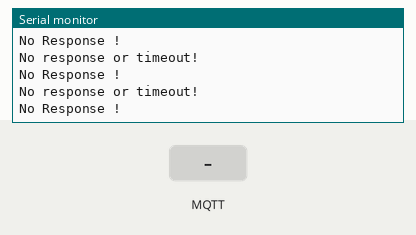
A sketch run on a simulated ESP32. Shown: the last lines printed to the serial monitor. The inputs (shaded band) are chosen by the test bench. WiFi joins after 1.5 s; servers stay silent unless stated; no MQTT or app messages arrive unless stated.

Above: at 2.7 s.
2.8 s: MQTT message "SmartAgri/light" arrives on the first subscribed topic
At 3.26 s:
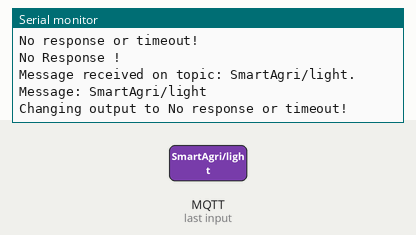
4.6 s: MQTT message "on" arrives on the first subscribed topic
6.2 s: MQTT message "off" arrives on the first subscribed topic
At 6.47 s:
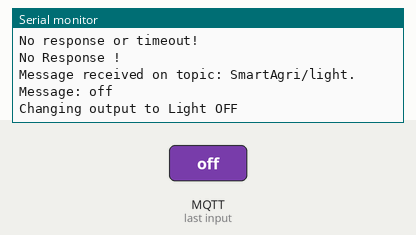

Measured:
- after the input at 2.8 s, the serial monitor: prints a new line after 0.36 s (image 1)
- after the input at 6.2 s, the serial monitor: prints a new line after 0.17 s (image 2)

The sketch:

ESP32_MQTT.ino
```cpp
#include <WiFi.h>
#include <PubSubClient.h>

/*
Subscribe means get reading MQTT Broker
Publish   means send values MQTT Broker
For testing, we will use the free Mosquitto broker (test.mosquitto.org).

*/

#define RTD_SLAVE_ID 3  // ADAM 4015 ID
#define RS485_BAUD_RATE 9600
#define REG_COUNT 5
#define RS485_TX_PIN 17
#define RS485_RX_PIN 16
#define RS485_DE_RE_PIN 4  // DE and RE pins tied together and connected to GPIO 4

HardwareSerial RS485Serial(1);

const char* ssid = "ECC";
const char* password = "123456789";
// const char* mqtt_server = "test.mosquitto.org"; // online mosquitto broker
const char* mqtt_server = "192.168.136.236"; // local pc mosquitto broker

WiFiClient espClient;
PubSubClient client(espClient);

bool ON = LOW;
bool OFF = HIGH;

void connectWiFi() {
  WiFi.begin(ssid, password);
  Serial.println("Connecting to WiFi...");

  // Wait for connection
  while (WiFi.status() != WL_CONNECTED) {
    Serial.print(".");
    delay(500);
  }
  Serial.print("Connected with IP: ");
  Serial.println(WiFi.localIP());
}

void reconnectMQTT() {
  while (!client.connected()) {
    Serial.print("Connecting to MQTT...");
    if (client.connect("Chiller_Master")) {
      Serial.println(" Connected!");
      client.subscribe("SmartAgri/light");  // Subscribe to a topic
    } else {
      Serial.print(" Failed, rc=");
      Serial.print(client.state());
      Serial.println(" Trying again in 5 seconds...");
      delay(5000);
    }
  }
}

void callback(char* topic, byte* payload, unsigned int length) {
  Serial.print("Message received on topic: ");
  Serial.print(topic);
  Serial.print(". Message: ");
  String messageTemp;

  for (int i = 0; i < length; i++) {
    Serial.print((char)payload[i]);
    messageTemp += (char)payload[i];
  }
  Serial.println();

  if (String(topic) == "SmartAgri/light") {
    Serial.print("Changing output to ");
    if (messageTemp == "on") {
      Serial.println("Light ON");
    } else if (messageTemp == "off") {
      Serial.println("Light OFF");
    }
  }
}

void setup() {
  Serial.begin(115200);
  RS485Serial.begin(RS485_BAUD_RATE, SERIAL_8N1, RS485_RX_PIN, RS485_TX_PIN);
  pinMode(RS485_DE_RE_PIN, OUTPUT);
  digitalWrite(RS485_DE_RE_PIN, LOW);  // Set DE/RE pin low for receive mode

  connectWiFi();
  client.setServer(mqtt_server, 1883);
  client.setCallback(callback);
}

unsigned long lastMsg = 0;
uint16_t tempReg[5];
void loop() {
  if (!client.connected()) {
    reconnectMQTT();
  }
  client.loop();

  if (millis() - lastMsg > 1000) {
    lastMsg = millis();
    // String message = "Hello from ESP32!";
    // client.publish("esp32/test", message.c_str());
    char tempString[10];
    // dtostrf(Temp, 2, 1, tempString); // float to MQTT
    sprintf(tempString, "%u", tempReg[0]);  // Convert uint16_t to string
    client.publish("SmartAgri/temperature", tempString);
  }

  if (readHoldingRegisters(RTD_SLAVE_ID, 0, REG_COUNT, tempReg)) {
    // for (int i = 0; i < REG_COUNT; i++) {
    //   Serial.print(tempReg[i]);
    //   Serial.print("  ");
    // }
    // Serial.println();
  } else {
    Serial.println("No Response !");
  }
  delay(300);
}

uint16_t calculateCRC(uint8_t* buffer, uint16_t length) {
  uint16_t crc = 0xFFFF;
  for (uint8_t i = 0; i < length; i++) {
    crc ^= buffer[i];
    for (uint8_t j = 0; j < 8; j++) {
      if (crc & 1)
        crc = (crc >> 1) ^ 0xA001;
      else
        crc >>= 1;
    }
  }
  return crc;
}

void clearSerialBuffer() {
  while (RS485Serial.available()) RS485Serial.read();  // Clear any old data
}

void sendModbusRequest(uint8_t slaveId, uint8_t functionCode, uint16_t startAddress, uint16_t registerCount) {
  uint8_t request[8];
  request[0] = slaveId;
  request[1] = functionCode;
  request[2] = startAddress >> 8;
  request[3] = startAddress & 0xFF;
  request[4] = registerCount >> 8;
  request[5] = registerCount & 0xFF;
  uint16_t crc = calculateCRC(request, 6);
  request[6] = crc & 0xFF;
  request[7] = crc >> 8;
  RS485Serial.write(request, sizeof(request));
  RS485Serial.flush();  // Ensure all data is sent
}

bool readModbusResponse(uint8_t* response, uint16_t length) {
  uint16_t index = 0;
  if (RS485Serial.available() > 0) {
    index = RS485Serial.readBytes(response, length);
    if (index >= length) {
      return true;
    }
  }
  return false;
}

bool readHoldingRegisters(uint8_t slaveId, uint16_t startAddress, uint16_t registerCount, uint16_t* buffer) {
  digitalWrite(RS485_DE_RE_PIN, HIGH);  // Set DE/RE pin high for transmit mode
  sendModbusRequest(slaveId, 0x03, startAddress, registerCount);
  clearSerialBuffer();                 // Ensure buffer is empty
  digitalWrite(RS485_DE_RE_PIN, LOW);  // Set DE/RE pin low for receive mode
  delay(100);
  uint8_t response[5 + 2 * registerCount];
  if (readModbusResponse(response, sizeof(response))) {
    uint16_t crc = (response[sizeof(response) - 1] << 8) | response[sizeof(response) - 2];
    if (calculateCRC(response, sizeof(response) - 2) == crc) {
      for (int i = 0; i < registerCount; i++) {
        buffer[i] = (response[3 + i * 2] << 8) | response[4 + i * 2];
      }
      return true;
    } else {
      Serial.println("CRC error!");
    }
  } else {
    Serial.println("No response or timeout!");
  }
  return false;
}
```
